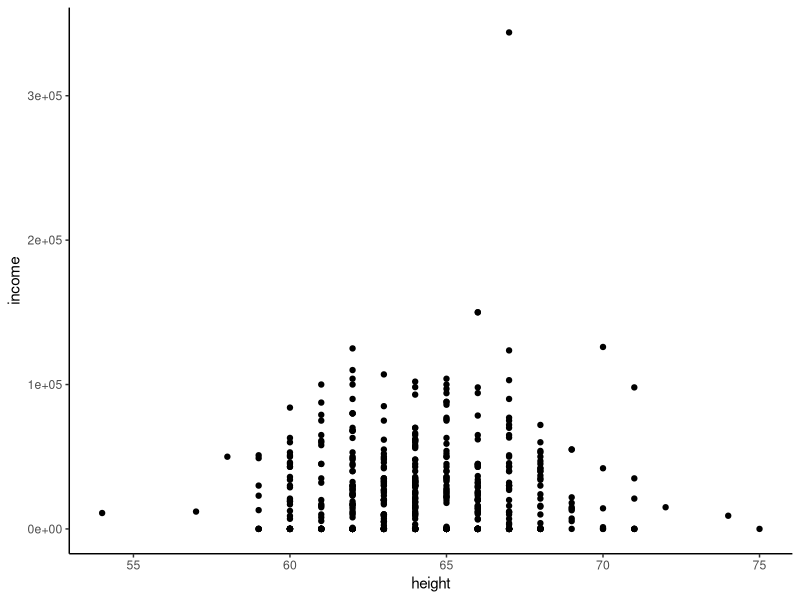

This chart was generated by the following R code:
library(dplyr)
library(modelr)

rm(list=ls())

men = heights %>% filter(sex=="male")
women = heights %>% filter(sex=="female")

heightIncomeMen = lm(data = men, formula = income ~ height)
summary(heightIncomeMen)

heightIncomeWomen = lm(data = women, formula = income ~ height)
summary(heightIncomeWomen)

library(ggplot2)
ggplot(women %>% sample_n(500), aes(x=height, y=income)) +
  geom_point() +
  theme_classic()


men <- men %>% mutate(heightCM = height * 2.54, 
                      incomeNIS = income / 12 * 3.8)

summary(lm(data = men, formula = incomeNIS ~ heightCM))


